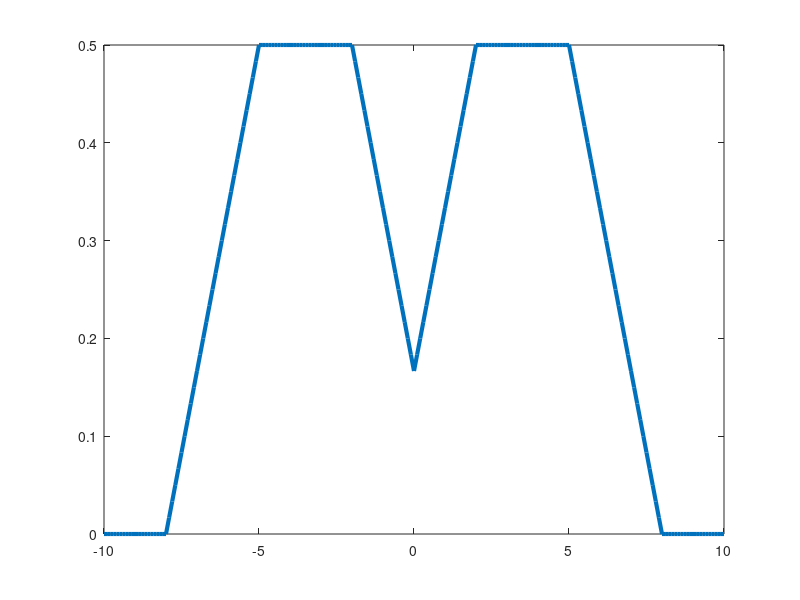

This chart was generated by the following MATLAB code: (Note: this script raises an error after producing the figure.)
x = -10:0.1:10;

mf1 = trapmf(x,[-1 2 5 8]);
mf2 = trapmf(x,flip(-1*[-1 2 5 8]));
mf1 = max(0.5*mf2,0.5*mf1);

figure('Tag','defuzz');
plot(x,mf1,'LineWidth',3);
h_gca = gca;
h_gca.YTick = [0 .5 1] ;
ylim([-1 1]);

x3 = defuzz(x,mf1,'mom')
x4 = defuzz(x,mf1,'som')
x5 = defuzz(x,mf1,'lom')